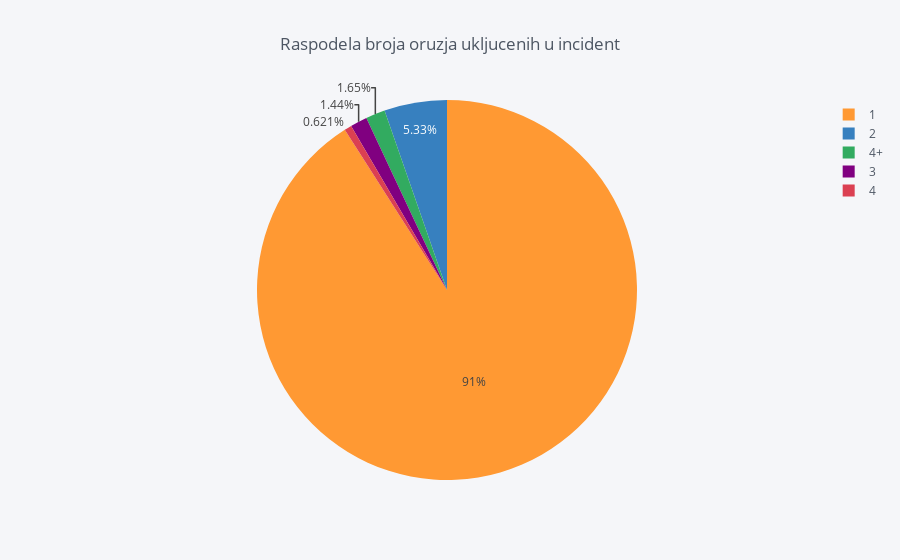

Write notebook code for a chart like this one.
### Markdown cell above
* ####  po ovome vidimo da su najopasniji datumi upravo praznici, 1. januar (Nova Godina) i 4. jul (americki dan nezavisnosti)

### Code cell
broj_oruzja = df['n_guns_involved'].dropna().apply(lambda x: '4+' if x > 4 else float(x)) 
broj_oruzja = broj_oruzja.value_counts()
data = pd.DataFrame({'labels': broj_oruzja.index,
                   'values': broj_oruzja.values
                  })
data.iplot(kind='pie',labels='labels',values='values', title='Raspodela broja oruzja ukljucenih u incident ')

### Figure 1 — Plotly figure (JSON) as saved in the notebook; plotly's stock layout.template omitted (floating-point values rounded to 4 significant figures)
{"data": [{"labels": [1, 2, "4+", 3, 4], "marker": {"colors": ["rgba(255, 153, 51, 1.0)", "rgba(55, 128, 191, 1.0)", "rgba(50, 171, 96, 1.0)", "rgba(128, 0, 128, 1.0)", "rgba(219, 64, 82, 1.0)"]}, "name": "", "type": "pie", "values": [127548, 7477, 2309, 2021, 871]}], "layout": {"legend": {"bgcolor": "#F5F6F9", "font": {"color": "#4D5663"}}, "paper_bgcolor": "#F5F6F9", "plot_bgcolor": "#F5F6F9", "title": "Raspodela broja oruzja ukljucenih u incident ", "titlefont": {"color": "#4D5663"}}}
